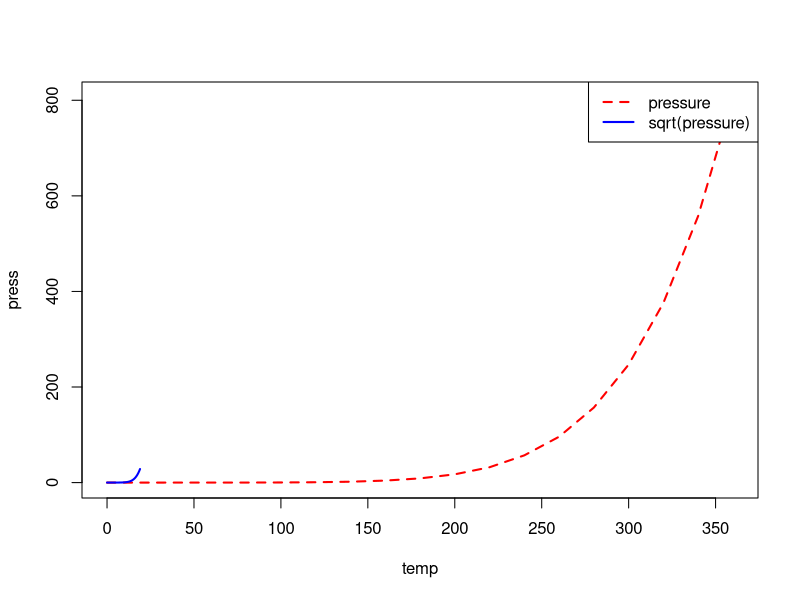

Generate this figure with R:
## ---- chunk 1
knitr::opts_chunk$set(echo = TRUE)
## ---- chunk 2
summary(cars)
## ---- chunk 3
plot(pressure, xlab = "temp", ylab = "press", col = "red", lty = 2, lwd = 2, type = "l")
lines(sqrt(pressure), col = "blue", lty = 1, lwd = 2, type = "l")
legend("topright", c("pressure", "sqrt(pressure)"), col = c("red", "blue"), lwd = 2, lty = c(2,1))
